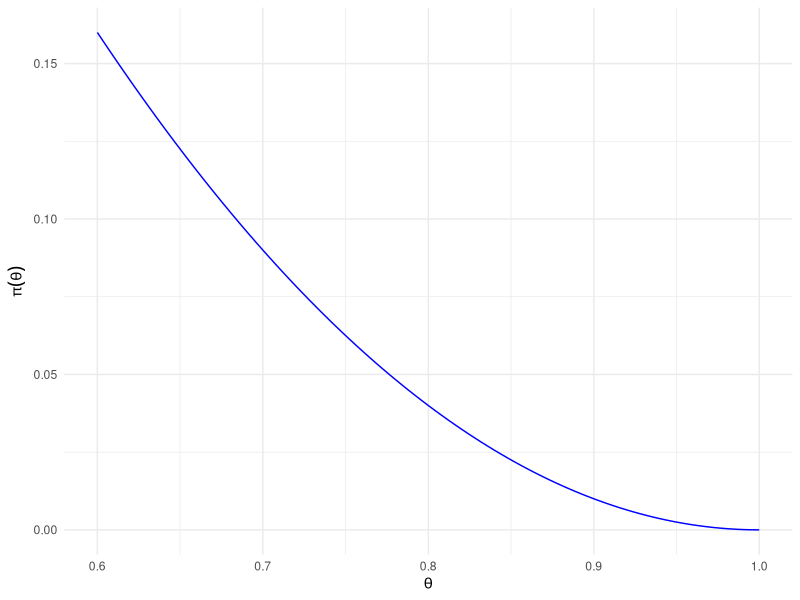

This figure's R source:
## ---- chunk 1
#| label: fig-teste-hipotese-alfa-r
#| fig-cap: 'Função poder $\alpha=\pi(\theta)=(1-\theta)^2$'
# Biblioteca de gráficos moderna, parte do Tidyverse
library(ggplot2)

# Função poder vetorizada
poder <- function(theta) pbinom(0.8, 2, theta)

ggplot() +
  xlim(0.6, 1) +
  geom_function(fun = poder, color = "blue") +
  labs(
    x = expression(theta),
    y = expression(pi(theta))
  ) +
  theme_minimal()
